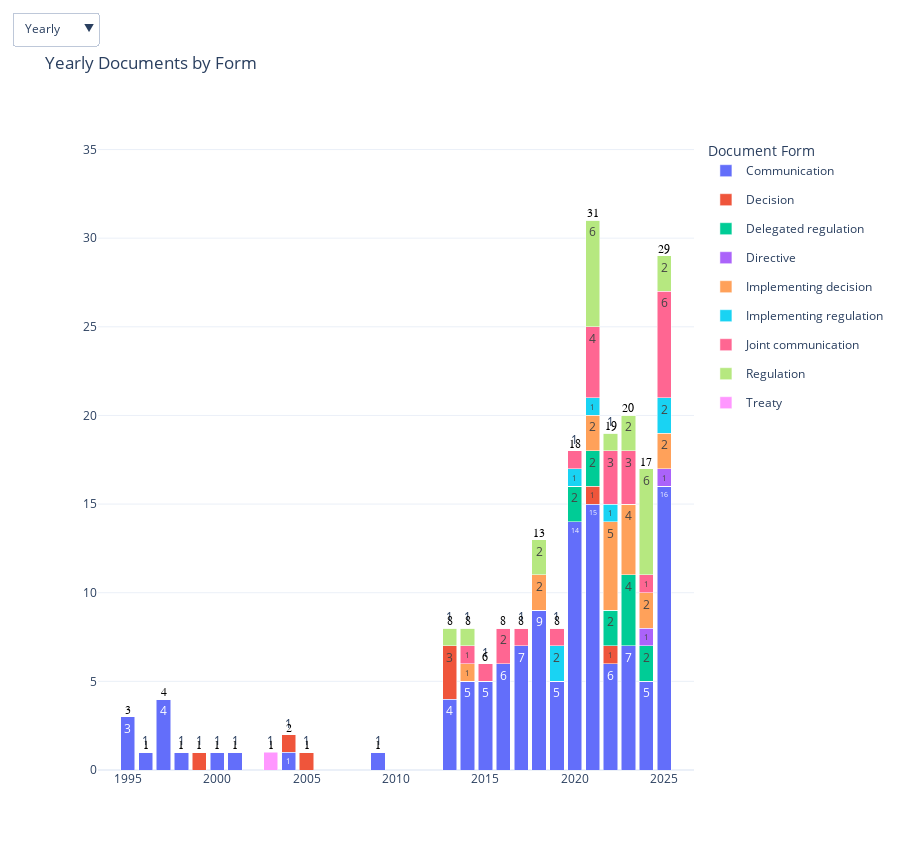

This figure's notebook cell:
### Code cell
import pandas as pd
import plotly.graph_objects as go

# 1. Prepare the data
df['Date of document'] = pd.to_datetime(df['Date of document'])
df['Form'] = df['Form'].fillna('Unknown').astype(str)

unique_forms = sorted(df['Form'].unique().tolist())
num_forms = len(unique_forms)

# Function to aggregate data
def get_pivoted_data(freq):
    if freq == 'D':
        grouper = df['Date of document'].dt.floor('D')
    elif freq == 'M':
        grouper = df['Date of document'].dt.to_period('M').dt.to_timestamp()
    else: # Yearly
        grouper = df['Date of document'].dt.to_period('Y').dt.to_timestamp()
    
    pivoted = df.groupby([grouper, 'Form']).size().unstack(fill_value=0)
    for col in unique_forms:
        if col not in pivoted.columns: pivoted[col] = 0
    return pivoted[unique_forms]

daily_data = get_pivoted_data('D')
monthly_data = get_pivoted_data('M')
yearly_data = get_pivoted_data('Y')

# 2. Create the Figure
fig = go.Figure()

# Function to add bar traces AND a total sum trace
def add_traces(data, is_visible):
    # Add the individual bars for each Form
    for form in unique_forms:
        fig.add_trace(go.Bar(
            x=data.index,
            y=data[form],
            name=form,
            text=data[form].apply(lambda x: x if x > 0 else ""),
            textposition='auto',
            visible=is_visible,
            legendgroup=form,
            showlegend=True
        ))
    
    # CALCULATE AND ADD TOTALS:
    # We use a Scatter trace in 'text' mode to place the total sum at the top
    totals = data.sum(axis=1)
    fig.add_trace(go.Scatter(
        x=data.index,
        y=totals,
        mode='text',
        text=totals,
        textposition='top center',
        textfont=dict(size=12, color="black", family="Arial Black"),
        name='Total',
        visible=is_visible,
        showlegend=False, # We don't want "Total" in the legend group
        hoverinfo='skip'  # Don't let the total trace interfere with bar tooltips
    ))

# Add traces in order. Each group now has (num_forms + 1) traces
add_traces(daily_data, False)    
add_traces(monthly_data, False)  
add_traces(yearly_data, True)    

# 3. Define Visibility Lists (Each set is now num_forms + 1)
per_group = num_forms + 1
vis_daily   = [True] * per_group + [False] * per_group + [False] * per_group
vis_monthly = [False] * per_group + [True] * per_group + [False] * per_group
vis_yearly  = [False] * per_group + [False] * per_group + [True] * per_group

# 4. Update Layout
fig.update_layout(
    height=850, 
    width=None,
    template="plotly_white",
    barmode='stack',
    title="Yearly Documents by Form",
    legend_title="Document Form",
    # Added extra padding at the top of the y-axis so totals don't get cut off
    yaxis=dict(range=[0, yearly_data.sum(axis=1).max() * 1.15]), 
    updatemenus=[
        {
            "active": 2,
            "buttons": [
                {
                    "label": "Daily",
                    "method": "update",
                    "args": [{"visible": vis_daily}, 
                             {"title": "Daily Documents by Form", "yaxis.range": [0, daily_data.sum(axis=1).max() * 1.2]}]
                },
                {
                    "label": "Monthly",
                    "method": "update",
                    "args": [{"visible": vis_monthly}, 
                             {"title": "Monthly Documents by Form", "yaxis.range": [0, monthly_data.sum(axis=1).max() * 1.2]}]
                },
                {
                    "label": "Yearly",
                    "method": "update",
                    "args": [{"visible": vis_yearly}, 
                             {"title": "Yearly Documents by Form", "yaxis.range": [0, yearly_data.sum(axis=1).max() * 1.2]}]
                },
            ],
            "direction": "down",
            "showactive": True,
            "x": 0,
            "y": 1.2
        }
    ]
)

# 5. Show and Export
fig.show()
fig.write_html("index.html", include_plotlyjs='cdn')
